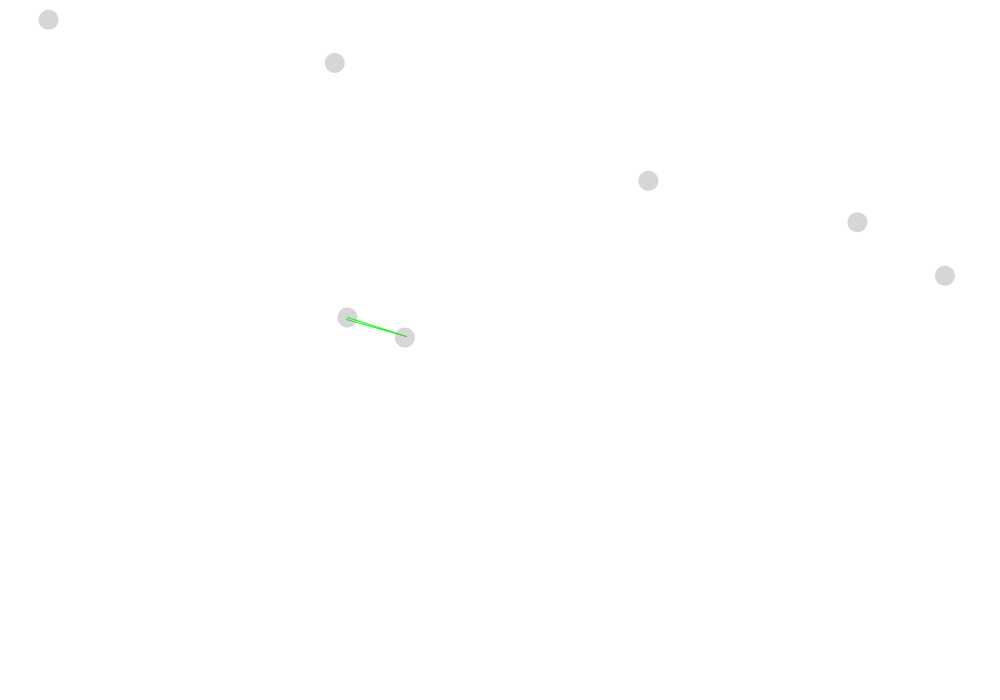
Frame 1 (no input)
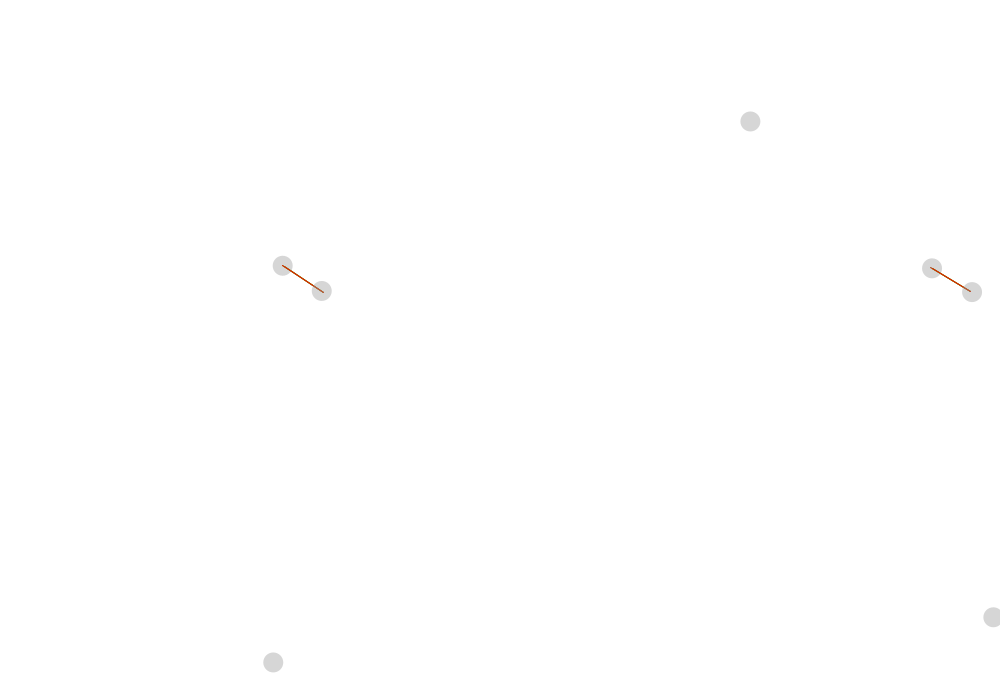
Frame 60 (the mouse pressed at the canvas centre just before this capture)
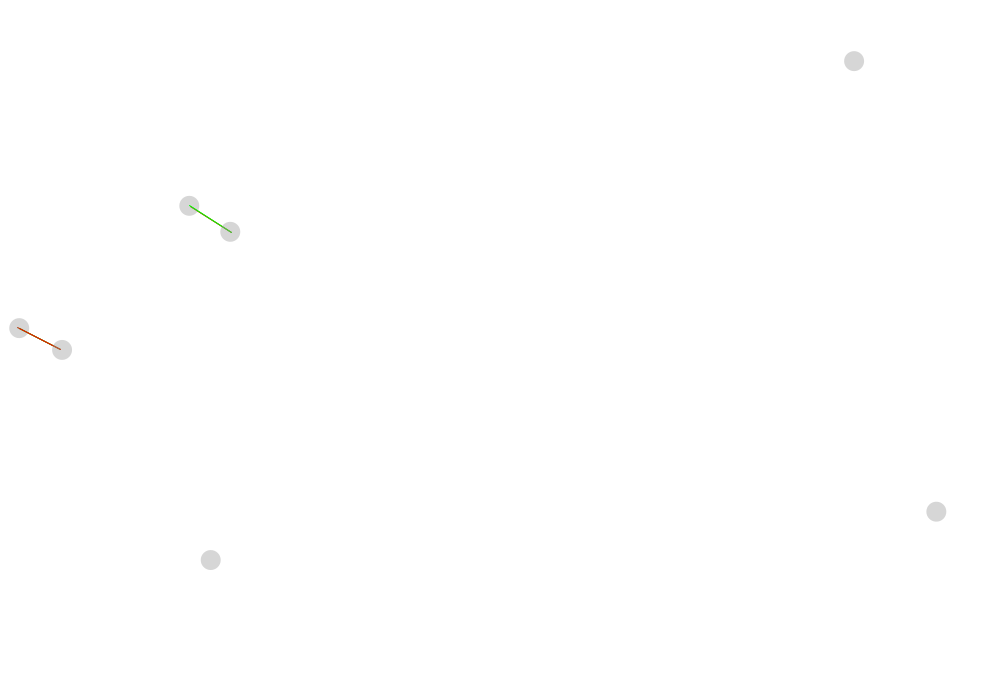
Frame 120 (the mouse held since frame 60 and released just before this capture)

The Processing sketch that drew these frames (run headless with seeded random() and noise(); from frame 60 on, the mouse is pressed at the canvas centre):

// Processing sketch: floking_behaviour_V4
// ── floking_behaviour_V4.pde
ArrayList <boid> flock = new ArrayList <boid> ();

void setup() {
  size(1000, 700);
  strokeWeight(10);
  for (int i = 0; i < 7; i++) {
    flock.add(new boid(new PVector (random(width), random(height))));
  }
}

void keyPressed() {
  PVector spawn = new PVector (mouseX, mouseY);
  if (key == 'a' || key == 'A') { 
    flock.add(new anarchist(spawn));
  } else if (key == 'l' || key == 'L') {
    flock.add(new lover(spawn));
  } else if (key == 's' || key == 'S') {  
    flock.add(new slow(spawn));
  } else if (key == 'r' || key == 'R') {
    if (flock.size() > 0) {
      flock.remove(0);
    }
  }
}

void draw() {
  background(255);
  //noLoop();
  for (boid m : flock) {

    m.behave(flock);
    m.edge();
    m.move();
    stroke(50, 100);
    m.create();
  }
}

// ── anarchist.pde
class anarchist extends boid{
  
  
  anarchist(PVector origin){
  
  super(origin);
  
  coeffc = -1;
 
  }

  void create() {//classico
float angle = vel.heading2D() + radians(90);

fill(0, 150);
noStroke();

pushMatrix();
translate(loc.x, loc.y);
rotate(angle);
beginShape(TRIANGLES);
vertex(0, -r*2);
vertex(-r, r*2);
vertex(r, r*2);
endShape();
popMatrix();

  }
}

// ── boid.pde
class boid {
  
  float r;
  PVector loc;
  PVector vel;
  PVector acc;
  float sight;
  float maxvel;
  float maxfor;
  float coeffc;
  float coeffa;
  float coeffs;

  boid(PVector origin) {
    loc = origin;
    vel = new PVector (random(-2, 2), random(-2, 2));
    acc = new PVector (0, 0);
    sight = 100;
    maxvel = 2;
    maxfor = 0.3;
    coeffc = 1;
    coeffa = 1;
    coeffs = 1.5;
    r = 5;
  }

  PVector cohese(ArrayList <boid> flock) {//regola: la direzione di ogni "boid" è la media della posizione dei compagni di stormo
    float csight = sight;
    int close = 0;
    PVector avloc = new PVector();

    for (boid c : flock) {

      if (this != c) {

        if (loc.dist(c.loc) < csight) {

           if (flock.size() <= 100) {
           stroke(0, 255, 0);
            strokeWeight(1);
           line(loc.x, loc.y, c.loc.x, c.loc.y);
           }
            
          avloc.add(c.loc);
          close++;
        }
      }
    }

    if (close > 0) {

      avloc.div(close); //media
      avloc.sub(loc);//direzione
      avloc.setMag(maxvel);//velocità di spostamento momentanea
      avloc.sub(vel);//velocità di spostamento finale    
      avloc.limit(maxfor);//forza di coesione limitata (altrimenti i "boids" si attaccano istantaneamente)
    }
    return avloc;
  }

  PVector allign(ArrayList <boid> flock) {//regola: la velocità di ogni "boid" è la velocità media dei compagni di stormo

    float asight = sight / 2;
    int close = 0;
    PVector avvel = new PVector();

    for (boid a : flock) {

      if (this != a) {

        if (loc.dist(a.loc) < asight) {
      
          avvel.add(a.vel);
          close++;
        }
      }
    }

    if (close > 0) {

      avvel.div(close);
      avvel.setMag(maxvel);
      avvel.sub(vel);
      avvel.limit(maxfor);
    }
    return avvel;
  }

  PVector separate(ArrayList <boid> flock) {//regola: ogni "boid" si allontana dai compagni di stormo vicini. la forza di allonatnamento è porporzionale alla distanza dei "boid"

    float ssight = sight / 2;
    int close = 0;
    PVector closep = new PVector ();


    for (boid s : flock) {
      if (this != s) {
        float d = loc.dist(s.loc);
        if (d < ssight) {
       if (flock.size() <= 100) {
           stroke(255, 0, 0);
            strokeWeight(1);
           line(loc.x, loc.y, s.loc.x, s.loc.y);
           }
          PVector diff = PVector.sub(loc, s.loc);
          diff.div(d * d);
          closep.add(diff);
          close++;
        }
      }
    }

    if (close > 0) {

      closep.div(close);
      closep.setMag(maxvel);
      closep.sub(vel);
      closep.limit(maxfor);
    }
    return closep;
  }
  void behave(ArrayList <boid> flock) {//ogni forza imposta dalle regole viene applicata

    PVector cohesion = cohese(flock);
    PVector allignement = allign(flock);
    PVector separation = separate(flock);

    cohesion.mult(coeffc);
    allignement.mult(coeffa);
    separation.mult(coeffs);

    acc.add(cohesion);
    acc.add(allignement);
    acc.add(separation);
  }




  void edge() {//effetto pac-man

    if (loc.x < 0) {
      loc.x = width;
    } else if (loc.x > width) {
      loc.x = 0;
    }

    if (loc.y < 0) {
      loc.y = height;
    } else if (loc.y > height) {
      loc.y = 0;
    }
  }

  void move() {//classico
    loc.add(vel);
    vel.add(acc);
    vel.limit(maxvel);
    acc.mult(0);
  }

  void create() {//classico
    noStroke();
    fill(150, 100);
    ellipse(loc.x, loc.y, 20, 20);
  }
}

// ── lover.pde
class lover extends boid{
  
 lover(PVector origin){ 
  
  super(origin);
   
  coeffc = 1.5;
   
 }
 
 void create() {//classico
    noStroke();
    fill(255, 192, 203, 100);
    ellipse(loc.x, loc.y, 20, 20);
  }
}

// ── slow.pde
class slow extends boid{
  
 slow(PVector origin){ 
  
   super(origin);
  
  maxvel = 1;
  maxfor = 0.15;
  
 }

  void create() {//classico
    noStroke();
    fill(189, 183, 107, 150);
    ellipse(loc.x, loc.y, 20, 20);
  }
}
